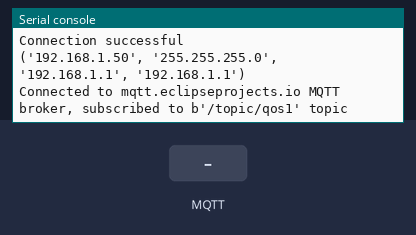
Bench run of a program on a simulated ESP32 board running MicroPython. On the bench: the last lines printed to the serial console. The test bench sets the inputs (shaded band). WiFi joins after 1.5 s; no MQTT or app messages arrive unless stated; the clock reads 2024-03-15 10:24:30 at power-on unless the program sets it.

Above: at 2.8 s.
2.9 s: MQTT message "notification" arrives on the first subscribed topic
At 3.5 s:
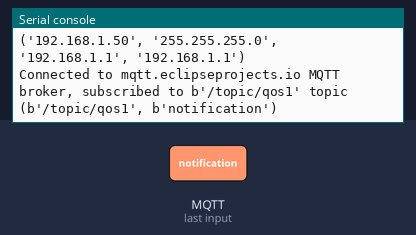
4.4 s: MQTT message "received" arrives on the first subscribed topic
At 5.6 s:
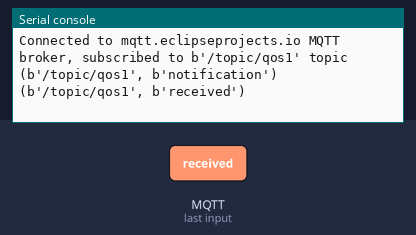
5.9 s: MQTT message "1" arrives on the first subscribed topic
At 7.0 s:
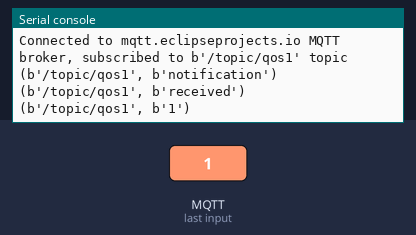
7.4 s: MQTT message "on" arrives on the first subscribed topic
At 8.1 s:
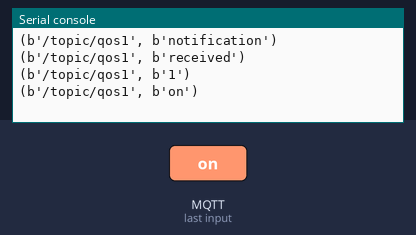
8.9 s: MQTT message "off" arrives on the first subscribed topic
At 9.3 s:
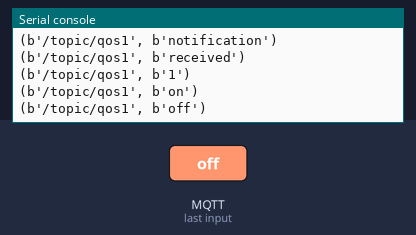

The program:

MQTTQos1.py
```python
import time
from umqtt.simple import MQTTClient
import ubinascii
import machine
import micropython
import network
import esp
esp.osdebug(None)
import gc
gc.collect()

ssid = 'Khush_EXT'
password = '9023669791'
mqtt_server = 'mqtt.eclipseprojects.io'
mqtt_user = 'jeeljeeljhsbs'
mqtt_pass = 'Jeelnramani'

client_id = ubinascii.hexlify(machine.unique_id())
topic_sub = b'/topic/qos1'
topic_pub = b'/topic/qos1'

last_message = 0
message_interval = 5
counter = 0

station = network.WLAN(network.STA_IF)

station.active(True)
station.connect(ssid, password)

while station.isconnected() == False:
  pass

print('Connection successful')
print(station.ifconfig())

def sub_cb(topic, msg):
  print((topic, msg))
  if topic == b'notification' and msg == b'received':
    print('ESP received hello message')

def connect_and_subscribe():
  global client_id, mqtt_server, topic_sub
  client = MQTTClient(client_id, mqtt_server, user=mqtt_user, password=mqtt_pass)
  client.set_callback(sub_cb)
  client.connect()
  client.subscribe(topic_sub, qos=1)
  print('Connected to %s MQTT broker, subscribed to %s topic' % (mqtt_server, topic_sub))
  return client

def restart_and_reconnect():
  print('Failed to connect to MQTT broker. Reconnecting...')
  time.sleep(10)
  machine.reset()

try:
  client = connect_and_subscribe()
except OSError as e:
  restart_and_reconnect()

while True:
  try:
    client.check_msg()
    if (time.time() - last_message) > message_interval:
      msg = b'Hello #%d' % counter
      client.publish(topic_pub, msg, qos=1)
      last_message = time.time()
      counter += 1
  except OSError as e:
    restart_and_reconnect()
```

Measured:
- after the input at 2.9 s, the serial console: prints a new line at once (image 1)
- after the input at 4.4 s, the serial console: prints a new line at once (image 2)
- after the input at 5.9 s, the serial console: prints a new line at once (image 3)
- after the input at 7.4 s, the serial console: prints a new line at once (image 4)
- after the input at 8.9 s, the serial console: prints a new line at once (image 5)
